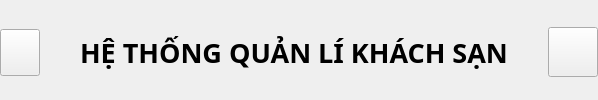
        <widget class="QWidget" name="widget_4" native="true">
         <property name="minimumSize">
          <size>
           <width>40</width>
           <height>40</height>
          </size>
         </property>
         <layout class="QHBoxLayout" name="horizontalLayout_4">
          <property name="spacing">
           <number>0</number>
          </property>
          <property name="leftMargin">
           <number>0</number>
          </property>
          <property name="topMargin">
           <number>5</number>
          </property>
          <property name="rightMargin">
           <number>0</number>
          </property>
          <property name="bottomMargin">
           <number>0</number>
          </property>
          <item>
           <widget class="QPushButton" name="change_btn">
            <property name="minimumSize">
             <size>
              <width>0</width>
              <height>0</height>
             </size>
            </property>
            <property name="maximumSize">
             <size>
              <width>50</width>
              <height>47</height>
             </size>
            </property>
            <property name="text">
             <string/>
            </property>
            <property name="icon">
             <iconset>
              <normaloff>image/option.png</normaloff>image/option.png</iconset>
            </property>
            <property name="iconSize">
             <size>
              <width>25</width>
              <height>25</height>
             </size>
            </property>
            <property name="checkable">
             <bool>true</bool>
            </property>
           </widget>
          </item>
          <item>
           <spacer name="horizontalSpacer">
            <property name="orientation">
             <enum>Qt::Horizontal</enum>
            </property>
            <property name="sizeHint" stdset="0">
             <size>
              <width>40</width>
              <height>20</height>
             </size>
            </property>
           </spacer>
          </item>
          <item>
           <widget class="QLabel" name="label_35">
            <property name="font">
             <font>
              <family>Segoe UI Semibold</family>
              <pointsize>20</pointsize>
              <weight>75</weight>
              <bold>true</bold>
             </font>
            </property>
            <property name="text">
             <string>HỆ THỐNG QUẢN LÍ KHÁCH SẠN</string>
            </property>
           </widget>
          </item>
          <item>
           <spacer name="horizontalSpacer_2">
            <property name="orientation">
             <enum>Qt::Horizontal</enum>
            </property>
            <property name="sizeHint" stdset="0">
             <size>
              <width>40</width>
              <height>20</height>
             </size>
            </property>
           </spacer>
          </item>
          <item>
           <widget class="QPushButton" name="pushButton">
            <property name="minimumSize">
             <size>
              <width>50</width>
              <height>50</height>
             </size>
            </property>
            <property name="maximumSize">
             <size>
              <width>50</width>
              <height>50</height>
             </size>
            </property>
            <property name="text">
             <string/>
            </property>
            <property name="icon">
             <iconset>
              <normaloff>image/account.svg</normaloff>image/account.svg</iconset>
            </property>
            <property name="iconSize">
             <size>
              <width>50</width>
              <height>50</height>
             </size>
            </property>
           </widget>
          </item>
          <item>
           <layout class="QHBoxLayout" name="horizontalLayout"/>
          </item>
         </layout>
        </widget>
